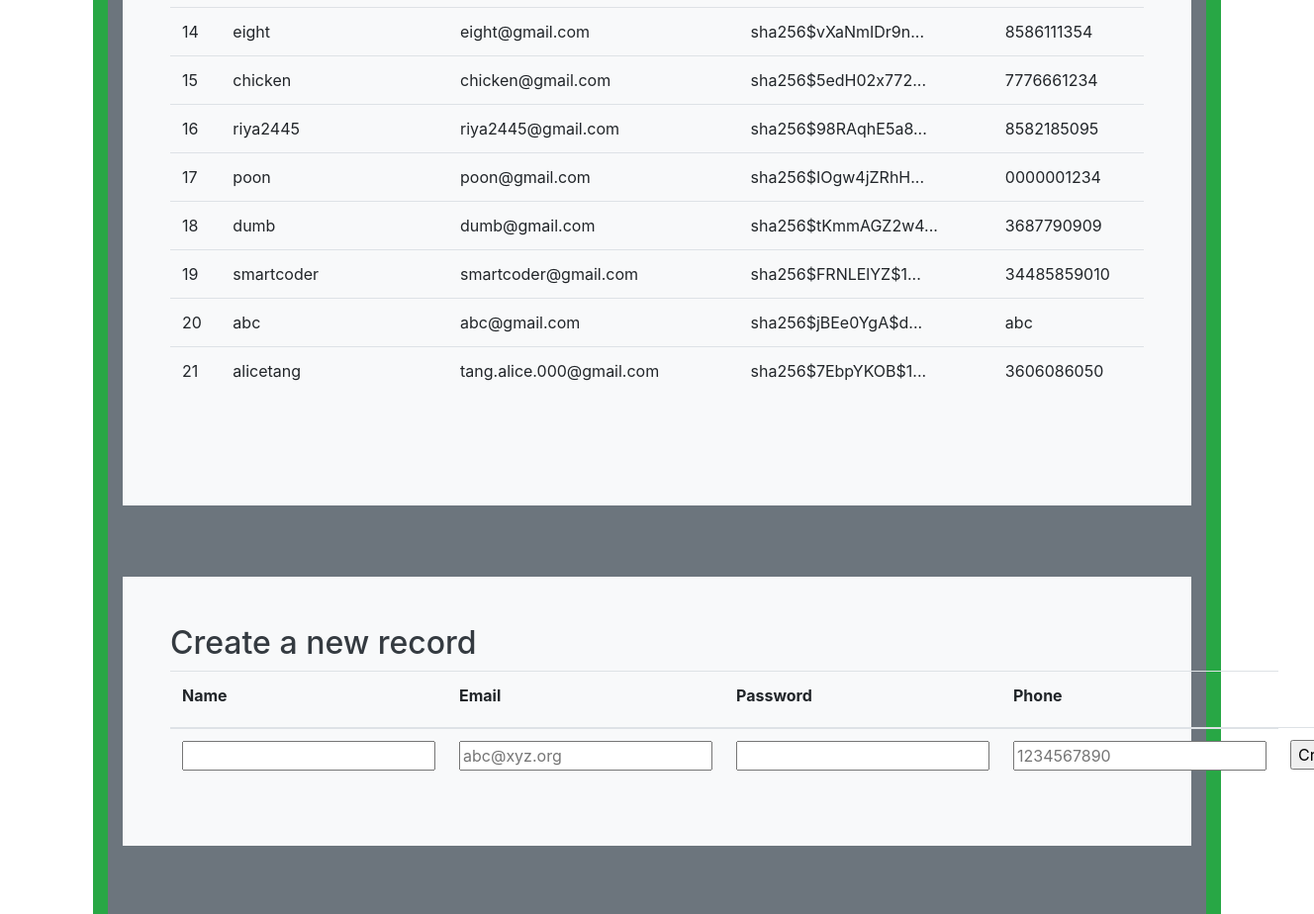
The page /crud/ (signed in, middle part) on the database as committed earlier.
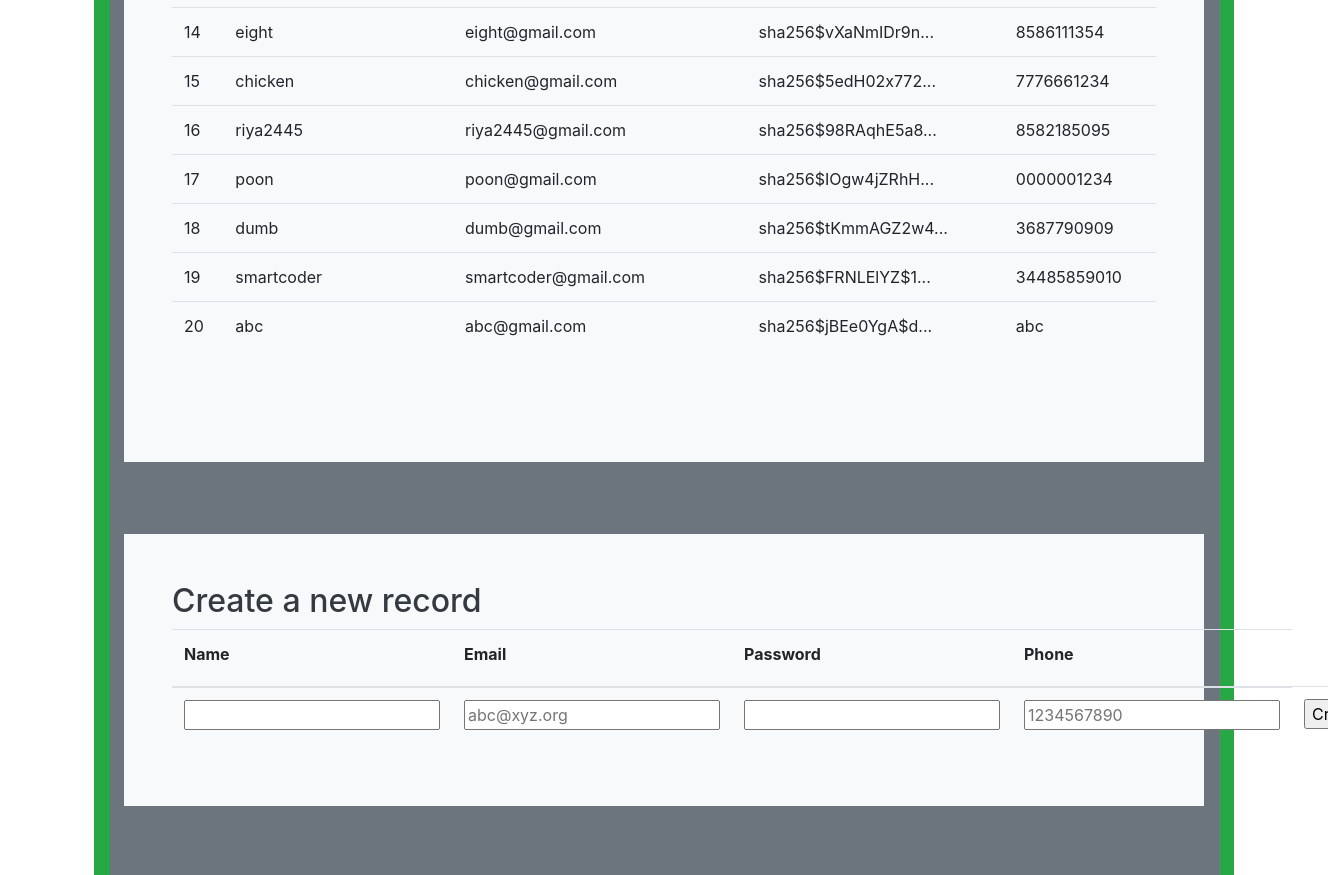
The same page on the database as committed later.
### cruddy/model.py (models this page shows, shortened)
class Users(UserMixin, db.Model):
    __tablename__ = 'users'
    userID = db.Column(db.Integer, primary_key=True)
    name = db.Column(db.String(255), unique=False, nullable=False)
    email = db.Column(db.String(255), unique=True, nullable=False)
    password = db.Column(db.String(255), unique=False, nullable=False)
    phone = db.Column(db.String(255), unique=False, nullable=False)
    notes = db.relationship("Notes", cascade='all, delete', backref='users', lazy=True)
    def read(self):
        return {
            "userID": self.userID,
            "name": self.name,
            "email": self.email,
            "password": self.password,
            "phone": self.phone,
            "query": "by_alc"  # This is for fun, a little watermark
        }
    def delete(self):
        db.session.delete(self)
        db.session.commit()
        return None

### cruddy/app_crud.py (the view)
@app_crud.route('/')
@login_required  # Flask-Login uses this decorator to restrict acess to logged in users
def crud():
    return render_template("crud.html", table=users_all())

### cruddy/query.py (called while the page is built)
def users_all():
    return users_all_alc()

def users_all_alc():
    table = Users.query.all()
    json_ready = [peep.read() for peep in table]
    return json_ready

@login_manager.user_loader
def user_loader(user_id):
    if user_id is not None:
        return Users.query.get(user_id)
    return None

### templates/crud.html (shortened to what this page needs)
<!DOCTYPE html>
{% extends "layouts/base.html" %}
{% block body %}
    <div class="container py-4 text-light bg-success">
        <div class="container bg-secondary py-4">
            <div class="p-5 mb-4 bg-light text-dark rounded-3">
                <div class="row align-items-md-stretch">
                    <div class="container-fluid py-5">
                        <table class="table">
                            <tbody>
                            {% for row in table %}
                                {% set pn = "" ~ row['phone'] %}
                                {% set pnf = "(" ~ pn[0:3] ~ ")" ~ pn[3:6] ~ "-" ~ pn[6:10] %}
                                <tr>
                                    <td>{{ row['userID'] }}</td>
                                    <td>{{ row['name'] }}</td>
                                    <td>{{ row['email'] }}</td>
                                    <td>{{ row['password'] | truncate(20) }}</td>
                                    <td>{{ row['phone'] }}</td>
                                </tr>
                            {% endfor %}
                            </tbody>
                        </table>
                    </div>
                </div>
            </div>
        </div>
        <div class="container bg-secondary py-4">
            <div class="p-5 mb-4 bg-light text-dark rounded-3">
                <h2>Create a new record</h2>
                <form method="POST" ID="create" action={{url_for('crud.create')}} >
                    <table class="table">
                        <thead>
                        <tr>
                            <th><label for="name">Name</label></th>
                            <th><label for="email">Email</label></th>
                            <th><label for="password">Password</label></th>
                            <th><label for="phone">Phone</label></th>
                        </tr>
                        </thead>
                        <tbody>
                        <tr>
                            <td><input type="text" name="name" id="name" required></td>
                            <td><input type="email" name="email" id="email" placeholder="abc@xyz.org" required></td>
                            <td><input type="password" name="password" id="password" required></td>
                            <td><input type="tel" name="phone" id="phone" pattern="[0-9]{10}" placeholder="1234567890" required></td>
                            <td><input type="submit" value="Create"></td>
                        </tr>
                        </tbody>
                    </table>
                </form>
            </div>
        </div>
        <div class="container bg-secondary py-4">
        </div>
    </div>
{% endblock %}

### templates/layouts/base.html (shortened to what this page needs)
<!DOCTYPE HTML>
<html lang="en">
{%  set basename = "Books" %}
<head>
    <link rel="stylesheet" href="https://stackpath.bootstrapcdn.com/bootstrap/4.3.1/css/bootstrap.min.css">
    <link rel="stylesheet" href="https://cdnjs.cloudflare.com/ajax/libs/font-awesome/4.7.0/css/font-awesome.min.css">
</head>
<body>
{% include "layouts/navbar.html" %}
{% block body %}{% endblock %}
</body>

### templates/layouts/navbar.html (shortened to what this page needs)
<html>
<head>
    <link rel="stylesheet" href="https://stackpath.bootstrapcdn.com/bootstrap/4.3.1/css/bootstrap.min.css">
</head>

### templates/layouts/base.html (style rules this page uses)
html, body { margin: 0; height: 100%; background-repeat:no-repeat; background-attachment:fixed; background-position:100% 100%; min-height:100%; min-width:100%; background-size:cover; margin: 0; height: 100%; animation: fadein 2s; -moz-animation: fadein 2s; -webkit-animation: fadein 2s; -o-animation: fadein 2s; background-color: white; font-family: "Trebuchet MS"; }

Rows that differ between the two databases and show on the page:
removed Users: userID "21", name "alicetang", email "tang.alice.000@gmail.com", password "sha256$7EbpYKOB$1...", phone "3606086050"
